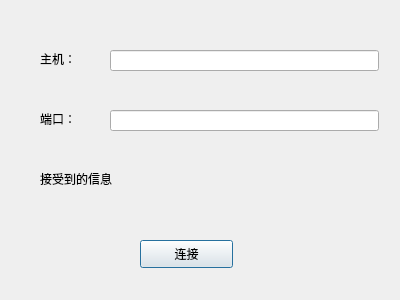
<?xml version="1.0" encoding="UTF-8"?>
<ui version="4.0">
 <class>Client</class>
 <widget class="QDialog" name="Client">
  <property name="geometry">
   <rect>
    <x>0</x>
    <y>0</y>
    <width>400</width>
    <height>300</height>
   </rect>
  </property>
  <property name="windowTitle">
   <string>Client</string>
  </property>
  <widget class="QPushButton" name="connectButton">
   <property name="geometry">
    <rect>
     <x>140</x>
     <y>240</y>
     <width>93</width>
     <height>28</height>
    </rect>
   </property>
   <property name="text">
    <string>连接</string>
   </property>
  </widget>
  <widget class="QLabel" name="messageLabel">
   <property name="geometry">
    <rect>
     <x>40</x>
     <y>140</y>
     <width>269</width>
     <height>78</height>
    </rect>
   </property>
   <property name="text">
    <string>接受到的信息</string>
   </property>
  </widget>
  <widget class="QLabel" name="label_2">
   <property name="geometry">
    <rect>
     <x>40</x>
     <y>80</y>
     <width>45</width>
     <height>78</height>
    </rect>
   </property>
   <property name="text">
    <string>端口：</string>
   </property>
  </widget>
  <widget class="QLineEdit" name="portLineEdit">
   <property name="geometry">
    <rect>
     <x>110</x>
     <y>110</y>
     <width>269</width>
     <height>21</height>
    </rect>
   </property>
  </widget>
  <widget class="QLabel" name="label">
   <property name="geometry">
    <rect>
     <x>40</x>
     <y>20</y>
     <width>45</width>
     <height>78</height>
    </rect>
   </property>
   <property name="text">
    <string>主机：</string>
   </property>
  </widget>
  <widget class="QLineEdit" name="hostLineEdit">
   <property name="geometry">
    <rect>
     <x>110</x>
     <y>50</y>
     <width>269</width>
     <height>21</height>
    </rect>
   </property>
  </widget>
 </widget>
 <layoutdefault spacing="6" margin="11"/>
 <resources/>
 <connections/>
</ui>
